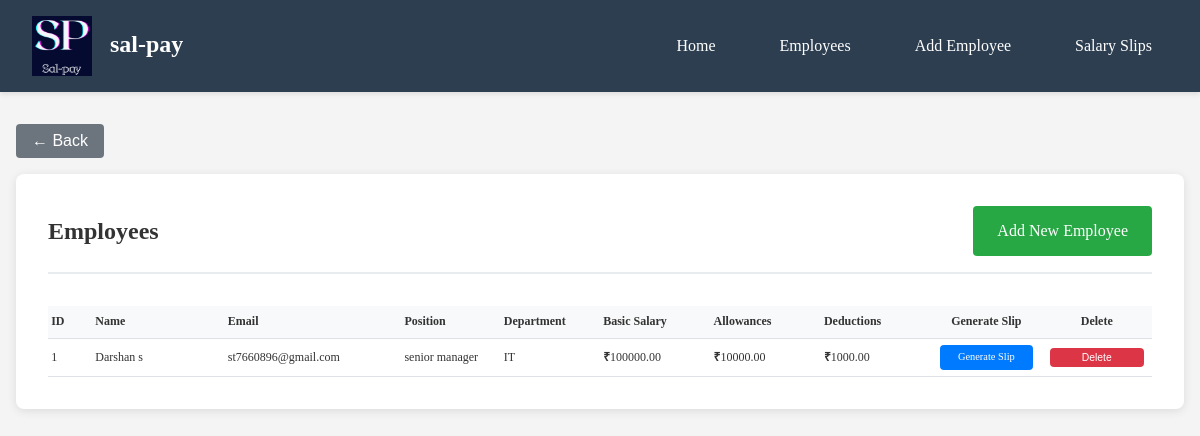
The page /employees on the database its author committed.
### tables this page shows
CREATE TABLE employees (
            id INTEGER PRIMARY KEY AUTOINCREMENT,
            name TEXT NOT NULL,
            email TEXT UNIQUE NOT NULL,
            position TEXT NOT NULL,
            department TEXT NOT NULL,
            basic_salary REAL NOT NULL,
            allowances REAL DEFAULT 0,
            deductions REAL DEFAULT 0,
            created_at TIMESTAMP DEFAULT CURRENT_TIMESTAMP
        );

### app.py (the view)
@app.route('/employees')
def employees():
    conn = sqlite3.connect('salary_management.db')
    cursor = conn.cursor()
    cursor.execute('SELECT * FROM employees ORDER BY name')
    employees = cursor.fetchall()
    conn.close()
    return render_template('employees.html', employees=employees)

### templates/employees.html
{% extends "base.html" %}
{% block content %}
<div class="container">
    <div class="page-header">
        <h2>Employees</h2>
        <a href="{{ url_for('add_employee') }}" class="btn btn-success">Add New Employee</a>
    </div>
    <div class="table-container">
        <table class="employee-table">
            <thead>
                <tr>
                    <th>ID</th>
                    <th>Name</th>
                    <th>Email</th>
                    <th>Position</th>
                    <th>Department</th>
                    <th>Basic Salary</th>
                    <th>Allowances</th>
                    <th>Deductions</th>
                    <th>Generate Slip</th>
                    <th>Delete</th>
                </tr>
            </thead>
            <tbody>
                {% for employee in employees %}
                <tr>
                    <td>{{ employee[0] }}</td>
                    <td>{{ employee[1] }}</td>
                    <td>{{ employee[2] }}</td>
                    <td>{{ employee[3] }}</td>
                    <td>{{ employee[4] }}</td>
                    <td><strong>₹</strong>{{ "%.2f"|format(employee[5]) }}</td>
                    <td><strong>₹</strong>{{ "%.2f"|format(employee[6]) }}</td>
                    <td><strong>₹</strong>{{ "%.2f"|format(employee[7]) }}</td>
                    <td>
                        <a href="{{ url_for('generate_slip', employee_id=employee[0]) }}" class="btn btn-sm btn-primary">Generate Slip</a>
                    </td>
                    <td>
                        <form method="POST" action="{{ url_for('delete_employee', employee_id=employee[0]) }}" style="display:inline;" onsubmit="return confirm('Are you sure you want to delete this employee?')">
                            <button type="submit" class="btn btn-sm btn-danger">Delete</button>
                        </form>
                    </td>
                </tr>
                {% else %}
                <tr>
                    <td colspan="10" class="text-center">No employees found</td>
                </tr>
                {% endfor %}
            </tbody>
        </table>
    </div>
</div>
{% endblock %}

### static/css/style.css (style rules this page uses)
* { margin: 0; padding: 0; box-sizing: border-box; }
body { font-family: 'Times New Roman', Times, serif; line-height: 1.6; color: #333; background-color: #f4f4f4; }
.container { background: white; padding: 2rem; border-radius: 8px; box-shadow: 0 2px 10px rgba(0,0,0,0.1); }
.page-header { display: flex; justify-content: space-between; align-items: center; margin-bottom: 2rem; padding-bottom: 1rem; border-bottom: 2px solid #e9ecef; }
.btn { display: inline-block; padding: 0.75rem 1.5rem; background: #007bff; color: white; text-decoration: none; border-radius: 4px; border: none; cursor: pointer; font-size: 1rem; transition: background 0.3s; }
.btn-primary { background: #007bff; }
.btn-success { background: #28a745; }
.btn-danger { background: #dc3545; }
.btn-sm { padding: 0.25rem 0.4rem; font-size: 0.65rem; margin: 0.05rem; white-space: nowrap; }
.employee-table th:nth-child(9), .employee-table td:nth-child(9), .employee-table th:nth-child(10), .employee-table td:nth-child(10) { text-align: center; vertical-align: middle; }
.employee-table td:nth-child(9) form, .employee-table td:nth-child(10) form { display: block; margin: 0; width: 100%; }
.employee-table td:nth-child(9) .btn-sm, .employee-table td:nth-child(10) .btn-sm { display: block; margin: 0 auto; width: 90%; text-align: center; }
.table-container { overflow-x: visible; width: 100%; }
.employee-table, .slips-table, .breakdown-table { width: 100%; border-collapse: collapse; margin-top: 1rem; table-layout: fixed; }
.employee-table th:nth-child(1), .employee-table td:nth-child(1) { width: 4%; }
.employee-table th:nth-child(2), .employee-table td:nth-child(2) { width: 12%; }
.employee-table th:nth-child(3), .employee-table td:nth-child(3) { width: 16%; }
.employee-table th:nth-child(4), .employee-table td:nth-child(4) { width: 9%; }
.employee-table th:nth-child(5), .employee-table td:nth-child(5) { width: 9%; }
.employee-table th:nth-child(6), .employee-table td:nth-child(6) { width: 10%; }
.employee-table th:nth-child(7), .employee-table td:nth-child(7) { width: 10%; }
.employee-table th:nth-child(8), .employee-table td:nth-child(8) { width: 10%; }
.employee-table th:nth-child(9), .employee-table td:nth-child(9) { width: 10%; }
.employee-table th:nth-child(10), .employee-table td:nth-child(10) { width: 10%; }
.employee-table th, .employee-table td, .slips-table th, .slips-table td, .breakdown-table th, .breakdown-table td { padding: 0.4rem 0.2rem; text-align: left; border-bottom: 1px solid #dee2e6; white-space: nowrap; font-size: 0.75rem; vertical-align: middle; overflow: hidden; text-overflow: ellipsis; }
.employee-table th, .slips-table th, .breakdown-table th { background: #f8f9fa; font-weight: 600; }

### rows shown on the page
employees: id "1", name "Darshan s", email "st7660896@gmail.com", position "senior manager", department "IT", basic_salary "100000.00", allowances "10000.00", deductions "1000.00"
